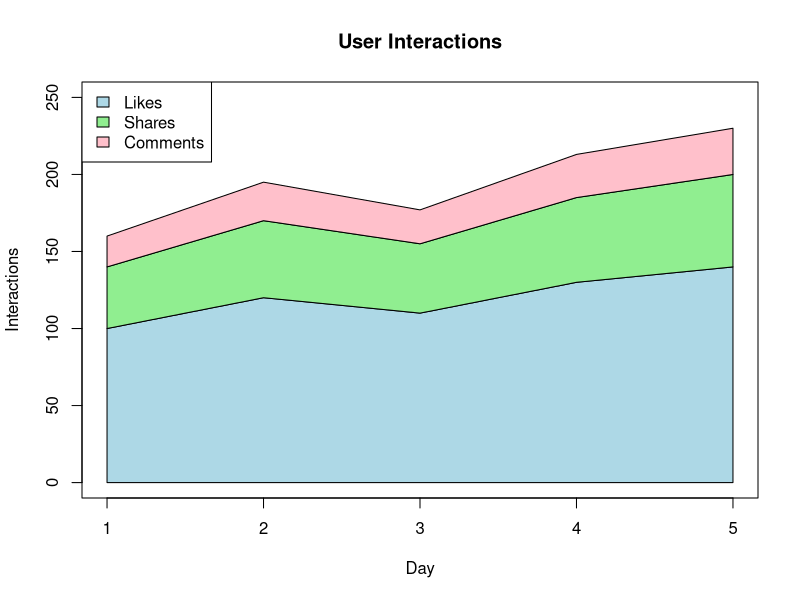

This figure's R source:
# Create Interaction Data
likes <- c(100,120,110,130,140)
shares <- c(40,50,45,55,60)
comments <- c(20,25,22,28,30)

# Stacked Area Chart
x <- 1:5

plot(x, likes,
     type = "n",
     ylim = c(0,250),
     xlab = "Day",
     ylab = "Interactions",
     main = "User Interactions")

polygon(c(x, rev(x)),
        c(rep(0,5), rev(likes)),
        col = "lightblue")

polygon(c(x, rev(x)),
        c(likes, rev(likes + shares)),
        col = "lightgreen")

polygon(c(x, rev(x)),
        c(likes + shares, rev(likes + shares + comments)),
        col = "pink")

legend("topleft",
       legend = c("Likes","Shares","Comments"),
       fill = c("lightblue","lightgreen","pink"))
